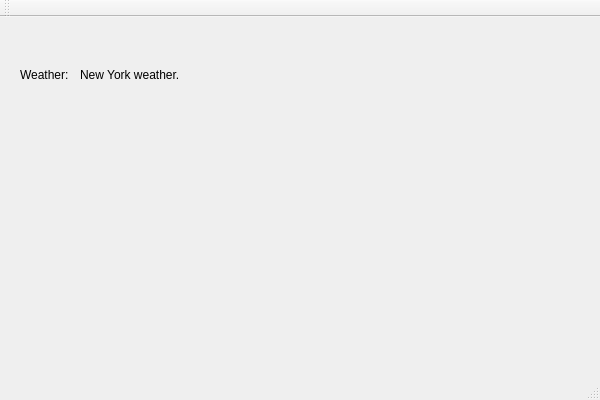
<?xml version="1.0" encoding="UTF-8"?>
<ui version="4.0">
 <class>WeatherAppClass</class>
 <widget class="QMainWindow" name="WeatherAppClass">
  <property name="geometry">
   <rect>
    <x>0</x>
    <y>0</y>
    <width>600</width>
    <height>400</height>
   </rect>
  </property>
  <property name="windowTitle">
   <string>WeatherApp</string>
  </property>
  <widget class="QWidget" name="centralWidget">
   <widget class="QLabel" name="label">
    <property name="geometry">
     <rect>
      <x>20</x>
      <y>50</y>
      <width>61</width>
      <height>16</height>
     </rect>
    </property>
    <property name="text">
     <string>Weather: </string>
    </property>
   </widget>
   <widget class="QLabel" name="label_2">
    <property name="geometry">
     <rect>
      <x>80</x>
      <y>50</y>
      <width>121</width>
      <height>16</height>
     </rect>
    </property>
    <property name="text">
     <string>New York weather.</string>
    </property>
   </widget>
  </widget>
  <widget class="QMenuBar" name="menuBar">
   <property name="geometry">
    <rect>
     <x>0</x>
     <y>0</y>
     <width>600</width>
     <height>21</height>
    </rect>
   </property>
  </widget>
  <widget class="QToolBar" name="mainToolBar">
   <attribute name="toolBarArea">
    <enum>TopToolBarArea</enum>
   </attribute>
   <attribute name="toolBarBreak">
    <bool>false</bool>
   </attribute>
  </widget>
  <widget class="QStatusBar" name="statusBar"/>
 </widget>
 <layoutdefault spacing="6" margin="11"/>
 <resources>
  <include location="WeatherApp.qrc"/>
 </resources>
 <connections/>
</ui>
